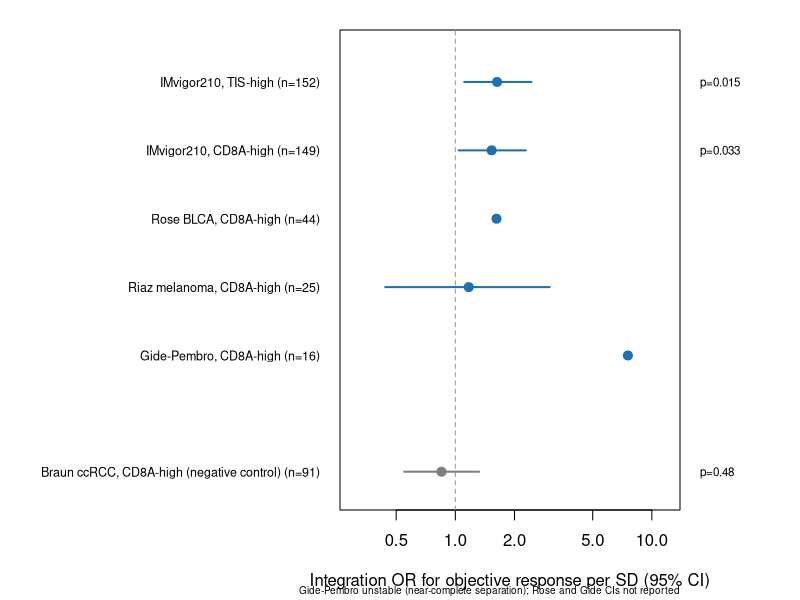
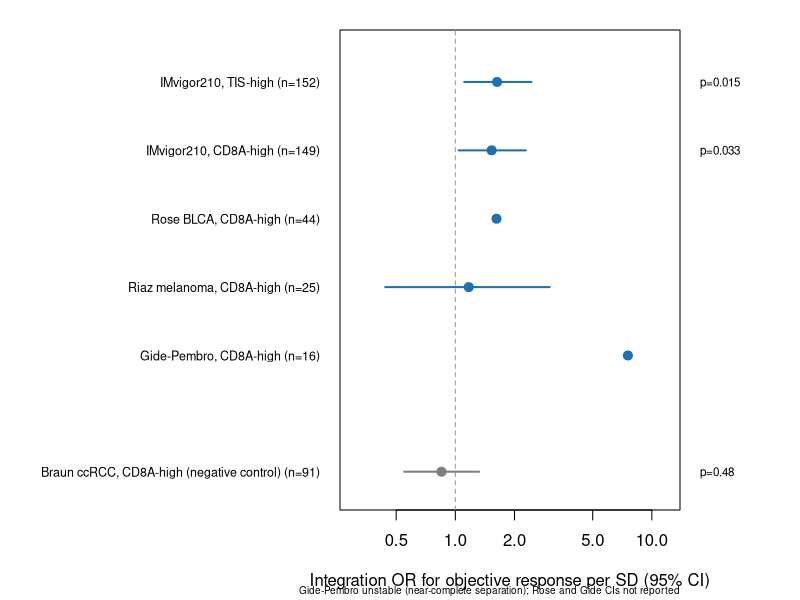

Recreate these plots in R, in order. (Note: this script raises an error after producing the figures.)
# =====================================================================
SCRIPT_VERSION <- "ICI_FIGS_S6  v3.1  2026-10-27"
# v3.1: pooled rows removed - cohorts are different analyses and are not combined.
# Supp Fig S6 drawn from the numbers ALREADY REPORTED in the manuscript.
# No analysis is run. Every value below is quoted from the v12 text
# ("Integration stratifies response within already-inflamed tumors"),
# except the Braun and Riaz 95% CIs, which come from today's run of the
# 07 code and reproduced the text's ORs exactly (0.85, 1.17).
# Rose and Gide-Pembro CIs are not in the text, so they plot as points only.
# =====================================================================
OCT <- "/Users/dbedi/Desktop/R data FINAL/ICI_Manuscript/Oct 16"
cat("\n", SCRIPT_VERSION, "\n", sep = "")

S0 <- data.frame(
  label = c("IMvigor210, TIS-high", "IMvigor210, CD8A-high", "Rose BLCA, CD8A-high",
            "Riaz melanoma, CD8A-high", "Gide-Pembro, CD8A-high",
            "Pooled validation (Rose, Riaz, Gide)", "Pooled incl. IMvigor210",
            "Braun ccRCC, CD8A-high (negative control)"),
  n     = c(152, 149, 44, 25, 16, NA, NA, 91),
  OR    = c(1.63, 1.53, 1.62, 1.17, 7.55, 1.62, 1.56, 0.85),
  lo    = c(1.11, 1.04, NA, 0.44, NA, 0.93, 1.13, 0.55),
  hi    = c(2.44, 2.28, NA, 3.02, NA, 2.83, 2.15, 1.32),
  p     = c(0.015, 0.033, NA, NA, NA, 0.086, 0.006, 0.48),
  type  = c("cohort", "cohort", "cohort", "cohort", "cohort", "pooled", "pooled", "control"),
  stringsAsFactors = FALSE)
S <- S0[S0$type != "pooled", ]

draw <- function() {
  k <- nrow(S); y <- rev(seq_len(k)); y[S$type == "control"] <- 0.3
  par(mar = c(4.5, 17, 1.5, 6))
  plot(NA, log = "x", xlim = c(0.3, 12), ylim = c(0, k + 0.5), yaxt = "n", ylab = "",
       xlab = "Integration OR for objective response per SD (95% CI)")
  abline(v = 1, lty = 2, col = "grey60")
  col <- c(cohort = "#1F6FB4", pooled = "black", control = "grey50")[S$type]
  ok <- !is.na(S$lo)
  segments(S$lo[ok], y[ok], pmin(S$hi[ok], 12), y[ok], col = col[ok], lwd = 2)
  points(pmin(S$OR, 12), y, pch = ifelse(S$type == "pooled", 18, 19), cex = ifelse(S$type == "pooled", 1.8, 1.2), col = col)
  lab <- ifelse(is.na(S$n), S$label, sprintf("%s (n=%d)", S$label, S$n))
  axis(2, at = y, labels = lab, las = 1, cex.axis = 0.75, tick = FALSE)
  axis(4, at = y, labels = ifelse(is.na(S$p), "", paste0("p=", S$p)), las = 1, cex.axis = 0.7, tick = FALSE)
  mtext("Gide-Pembro unstable (near-complete separation); Rose and Gide CIs not reported", side = 1, line = 3.4, cex = 0.6, adj = 1)
}
pdf(file.path(OCT, "supplementary_figures/SuppFigS6_inflamed_strata.pdf"), 8, 4.6); draw(); invisible(dev.off())
png(file.path(OCT, "supplementary_figures/SuppFigS6_inflamed_strata.png"), 8, 4.6, units = "in", res = 300); draw(); invisible(dev.off())
write.csv(S, file.path(OCT, "source_data/SuppFigS6_source.csv"), row.names = FALSE)
cat("Supp S6 written from the manuscript's reported values.\n")
